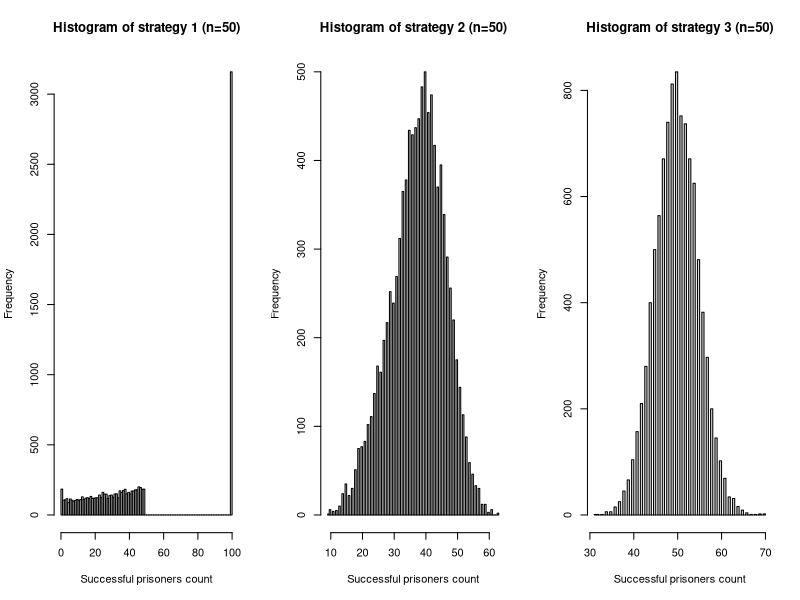
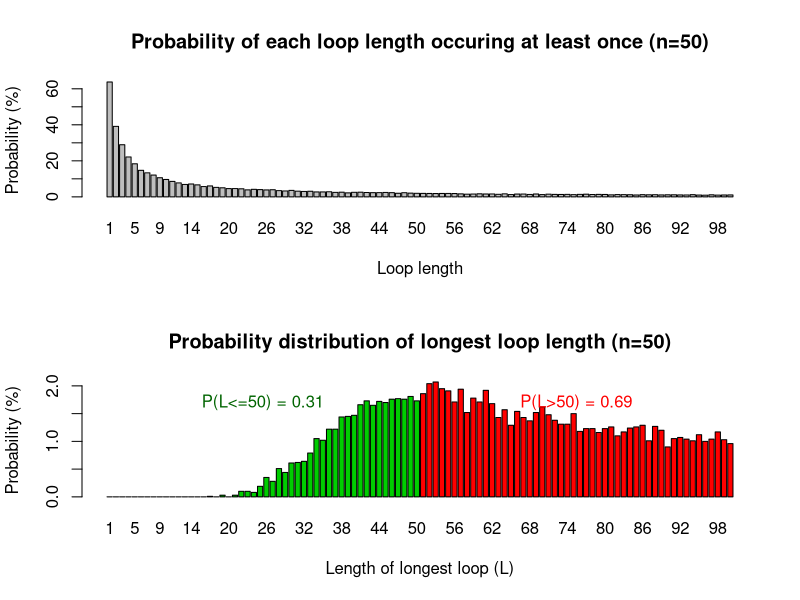

Write R code to recreate these figures, in order.
# Statistical Programming Coursework 2

# Members and contributions ---------------------------------------------------------------
## 1. Stefi Tirkova : Q4, Q5, Q6
## 2. Passara Chanchotisatien: Q1, Q2, Q3

# CODE DESCRIPTION

# The purpose of this code is to stimulate the prisoner problem which is defined as follows (from coursework spec):
  # • 2n prisoners each have a unique prisoner number from 1 to 2n.
  # • The prison contains a room in which there are 2n boxes, each with a unique number from 1 to 2n painted
  # on its lid.
  # • 2n cards, each printed with a unique number from 1 to 2n, are randomly placed one in each box.
  # • The prisoners have the task of finding the card with their number on it by opening a maximum on n boxes.
  # • After each prisoner’s go, the room is returned exactly to its original state and the prisoner is not allowed to
  # communicate with prisoners yet to have their go.
  # • If all prisoners succeed in finding their number, then they all go free.

# This code calculates the probability of prisoners going free if they follow one of 3 possible strategies (from coursework spec):
  # Strategy 1: The prisoner starts at the box with their number on it, opens it and reads the number on the card: k, say. If k
  # is not their prisoner number, they go to box number k, open it and repeat the process until they have either
  # found the card with their number on it, or opened n boxes without finding it.
  # Strategy 2: As strategy 1, but starting from a randomly selected box.
  # Strategy 3: They open n boxes at random, checking each card for their number.





get_pall_success_vec <- function(n, strategy, nreps) {
  # ....
  # This is a helper function
  
  # @param n (integer): 2n is the number of prisoners/boxes/cards in each simulation
  # @param strategy (integer): one of the 3 strategies to follow
  # @param nreps (integer): number of replicate simulations to run
  
  # @return 
  
  
  success_vec <- rep(0,nreps)
  two_n <- as.integer(n+n)
  for(i in 1:nreps){
    card_numbers <- sample(1:two_n)
    prisoners_success <- rep(1,two_n)
    for(prisoner_num in 1:two_n){ 
      prisoners_success[prisoner_num] <- is_successful(n, prisoner_num, card_numbers, strategy)
    }
    # calculate how many prisoners succeeded in current simulation by summing over their successes
    success_vec[i] <- sum(prisoners_success)
  }
  return(success_vec)
}


is_successful <- function(n, pris_n, card_num, strategy) {
  # ....
  
  # This is a helper function
  
  # @param n (integer): 2n is the number of prisoners/boxes/cards
  # @param pris_n (integer): current prisoner number
  # @param card_num (integer): ....
  # @param strategy (integer): one of the 3 strategies to follow
  
  # @return 
  
  
  if(strategy == 3) {
    if (pris_n %in% sample(card_num,n)){ return(1) } 
    else{ return(0)} 
  } 
  boxes_opened <- 0
  # intitialise the first box to open according to the strategy
  # I THINK THIS IS EASIER TO READ
  current_box_num <- if (strategy == 1) pris_n else if (strategy == 2) sample(as.integer(2*n), 1)
  # current_box_num <- c(pris_n, sample(as.integer(n+n), 1))[strategy]
  while(boxes_opened < n) {
    if(card_num[current_box_num] == pris_n) { return(1) }
    boxes_opened <- boxes_opened + 1
    current_box_num <- card_num[current_box_num]
  }
  return (0)  
}



pone <- function(n, k, strategy, nreps) {
  # ....
  
  # @param n (integer): 2n is the number of prisoners/boxes/cards in each simulation
  # @param k (integer): current prisoner number
  # @param strategy (integer): one of the 3 strategies to follow
  # @param nreps (integer): number of replicate simulations to run
  
  # @return 
  
  
  success_count <- 0
  for(i in 1:nreps){
    success_count <- success_count + is_successful(n,k,sample(1:as.integer(n+n)), strategy)
  }
  return((success_count / nreps))
}

# pall function

pall <- function(n, strategy, nreps) {
  # ....
  
  # @param n (integer): 2n is the number of prisoners/boxes/cards in each simulation
  # @param strategy (integer): one of the 3 strategies to follow
  # @param nreps (integer): number of replicate simulations to run
  
  # @return 
  
  success_vec <- get_pall_success_vec(n, strategy, nreps)
  # p_success = (number of simulations all prisoners succeed)/(number of simulations) 
  probability_all_succeed <- (length(success_vec[success_vec == as.integer(n+n)])/nreps)
  return(probability_all_succeed)
}


# Here, we estimate the individual and joint success probabilities for each strategy
# for when n = 5 and n = 50.

num_trials = 10000

# one prisoner succeeding in finding their number
print("Estimating the probability of a single prisoner succeeding:")
n = 5
print("n = 5")
cat("Strategy 1 resulted in probability of ", pone(n, 3, 1,num_trials), ".",sep="")
cat("Strategy 2 resulted in probability of ", pone(n, 3, 2,num_trials), ".",sep="")
cat("Strategy 3 resulted in probability of ", pone(n, 3, 3,num_trials), ".",sep="")

n = 50
cat("Strategy 1 resulted in probability of ", pone(n, 34, 1,num_trials), ".",sep="")
cat("Strategy 2 resulted in probability of ", pone(n, 34, 2,num_trials), ".",sep="")
cat("Strategy 3 resulted in probability of ", pone(n, 34, 3,num_trials), ".",sep="")


# all prisoners succeeding in finding their number
print("Estimating the probability of all prisoners succeeding:")
n = 5
cat("Strategy 1 resulted in probability of ", unlist(pall(n,1,num_trials)[1]), ".",sep="")
cat("Strategy 2 resulted in probability of ", unlist(pall(n,2,num_trials)[1]), ".",sep="")
cat("Strategy 3 resulted in probability of ", unlist(pall(n,3,num_trials)[1]), ".",sep="")

n = 50
# save results to plot later
strategy_1_all50 <- get_pall_success_vec(n,1,num_trials)
strategy_2_all50 <- get_pall_success_vec(n,2,num_trials)
strategy_3_all50 <- get_pall_success_vec(n,3,num_trials)
cat("Strategy 1 resulted in probability of ", pall(n,1,num_trials), ".",sep="")
cat("Strategy 2 resulted in probability of ", pall(n,1,num_trials), ".",sep="")
cat("Strategy 3 resulted in probability of ", pall(n,1,num_trials), ".",sep="")


# In this section, we elaborate why the results are surprising.

## From running the simulations, we are able to see that one of the three strategies works
# surprisingly - strategy 1 which gives an approximate 31% chance of all
# prisoners succeeding in finding their numbers. 
# We found this surprising because we know that the probability of one prisoner succeeding is 0.5. 
# Say if n = 50, and if we were to think about this naively, to find the probability of all prisoners succeeding, 
# we would do the following calculation:
# P(success) = (0.5)^100 (where n = 50), 
# which would give us an extremely extremely low probability (almost zero). 
# That is why it is surprising to find out that there is a strategy that gives
# 31% chance of all prisoners succeeding. When we calculate the probability using the 3rd
# strategy, the probability of each prisoner succeeding is independent of each other. However,
# when we use Strategy 1, that is no longer the case.

# Below we can see the difference in probabilities and number of successful prisoners between 
# Strategy 1 and Strategy 3. We visualize the frequencies of each number of successful prisoners
# below for strategies 1, 2, and 3 in the form of histograms.

# PLEASE MAKE SURE TO OPEN PLOTS IN LARGE ENOUGH WINDOW IN ORDER TO SEE THEM PROPERLY
# NOTE: these figures might be overwritten by later figures, please rerun following 4 lines if you want to see the figures again
par(mfrow=c(1,3))
hist(strategy_1_all50, breaks=100, xlab="Successful prisoners count", main = "Histogram of strategy 1 (n=50)")
hist(strategy_2_all50, breaks=100, xlab="Successful prisoners count", main = "Histogram of strategy 2 (n=50)")
hist(strategy_3_all50, breaks=100, xlab="Successful prisoners count", main = "Histogram of strategy 3 (n=50)")

# We see that in strategy 1, either all prisoners win together or the majority loses together.
# Whereas in strategy 3, it is half and half (mostly between 4-60 successful prisoners).





get_loop_len <- function(start_box, random_shuffle, boxes_is_visited){
  # computes the length of a loop in a random shuffling of cards in boxes given a starting box and
  # records which boxes have been visited during the loop
  
  # This is a helper function
  
  # @param start_box (integer): the first box in the loop to open
  # @param random_shuffle (integer vector): a random shuffling of cards in boxes 
  # @param boxes_is_visited (binary vector): vector of boxes visited so far, 
  #        0 or 1 at index x means box x has not or has been visited, respectively
  
  # @return (list): a list, where the first element is the length of the current loop 
  #         and the second is the updated vector of visited boxes that reflects all the newly visited boxes during the loop 
  
  loop_len <- 1
  boxes_is_visited[start_box] <- 1
  current_box <- start_box
  # iterate while the loop is not closed (i.e. the card in the current box is not the same as the number of the starting box)
  while (random_shuffle[current_box] != start_box){
    # update the current box number to the the number on the card in the previous box
    current_box <- random_shuffle[current_box]
    # increase loop length by 1
    loop_len <- loop_len + 1
    # update visited boxes
    boxes_is_visited[current_box] <- 1
  }
  return (list(loop_len, boxes_is_visited))
  
}

dloop <- function(n, nreps){
  # computes the probability that at a loop of length from 1 to 2n occurs at least once in a random shuffling of cards in boxes
  
  # @param n (integer): 2n is the number of prisoners/boxes/cards in each simulation
  # @param nreps (integer): number of replicate simulations to run
  
  # @return probs (double vector): vector of length 2n, where probs[x] is the probability of loop of length x occuring at least once
  
  
  # vector to store the number of simulations in which a loop of some length (from 1 to 2n) has been seen  
  loop_len_occurances <- rep(0,2*n)
  
  # run simulation nrep times and count occurances of each loop length
  for (i in 1:nreps){
    # binary vector to store if a loop length has occured in current simulation
    loop_len_occurs <- rep(0,2*n)
    # get a random suffling of cards from 1 to 2n 
    random_shuffle <- sample(1:(2*n))
    # binary vector to store which boxes have been visited by following the loops so far (as each box can appear in only one loop)
    boxes_is_visited <- rep(0,2*n)
    # choose a first box to open (any box would be fine to start with)
    start_box <- 1
    # while there are still some unvisited boxes, go through loops and compute their length
    while (sum(boxes_is_visited) != 2*n){
      # compute the length of current loop
      result <- get_loop_len(start_box, random_shuffle, boxes_is_visited)
      # update binary vector to reflect that current loop length has occured
      loop_len_occurs[unlist(result[1])] <-  1
      # update vector of visited boxes to relect the newly visited boxes during the current loop
      boxes_is_visited <- unlist(result[2])
      # choose a new start box by choosing the first non-visited box
      start_box <- which(boxes_is_visited == 0)[1]
    }
    # at the end of current simulation, add the occurred loop lengths to all the vector of all occurances 
    loop_len_occurances <- loop_len_occurances + loop_len_occurs
  }
  
  # convert counts to probabilites
  probs <- loop_len_occurances/nreps
  return (probs)
}

# Visualising probabilities for n=50
nreps = 10000
n = 50
probs <- dloop(n,nreps)

# PLEASE MAKE SURE TO OPEN PLOTS IN LARGE ENOUGH WINDOW IN ORDER TO SEE THEM PROPERLY
# NOTE: Following 2 figures overwrite previous ones, please rerun visualisation code if you want to see previous figures
par(mfrow=c(2,1))
barplot(probs*100, xlab="Loop length", ylab="Probability (%)", names.arg = c(1:100))
title("Probability of each loop length occuring at least once (n=50)")



longest_loop <- function(n, nreps){
  # A group of 2n prisoners will succeed with strategy 1 iff the longest loop is of length at most n
  # This function computes the probability distribution of longest loops
  
  # @param n (integer): 2n is the number of prisoners/boxes/cards in each simulation
  # @param nreps (integer): number of replicate simulations to run
  
  # @return (double vector): vector of length 2n, where vector[x] is the probability of loop of length x being the longest loop

  longest_loop_counts <- rep(0,2*n)
  # run simulation nrep times
  for (i in (1:nreps)){
    # get loop lengths that occur in a single simulation
    at_least_once_probs <- dloop(n, 1)
    # find longest loop (take the index of the last non-zero position in the at_least_once_probs vector)
    x <- tail(which(at_least_once_probs!= 0), 1)
    # update longest loop count
    longest_loop_counts[x] <- longest_loop_counts[x] + 1
  }
  # return vector of probabilities
  return (longest_loop_counts/nreps)
}

data_longest_loop <- longest_loop(50, 10000)

# probaility that longest loop is between 1 and 50 (aka. not longer than 50)
longest_50_prob <- sum(data_longest_loop[1:50])
cat("Probability that there is no loop longer than 50 is approximatelly ", longest_50_prob*100, "%.")
cat("This matches the result of our earlier simulation!")

# Visualising longest loop length probability distribution
# use different colours for values <=50 and >50
# PLEASE MAKE SURE TO OPEN PLOTS IN LARGE ENOUGH WINDOW IN ORDER TO SEE THEM PROPERLY
colours <- c(rep("green3",50), rep("red",50)) 
barplot(data_longest_loop*100, names.arg = c(1:100), col= colours, 
        xlab="Length of longest loop (L)", ylab="Probability (%)")
title("Probability distribution of longest loop length (n=50)")
text(x=30,y=1.7,labels="P(L<=50) = 0.31", col="darkgreen")
text(x=90,y=1.7,labels="P(L>50) = 0.69", col="red")
